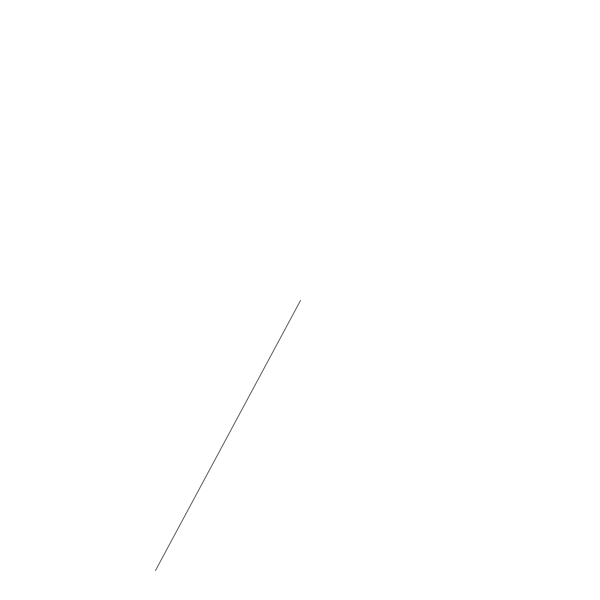
Frame 1 (no input)
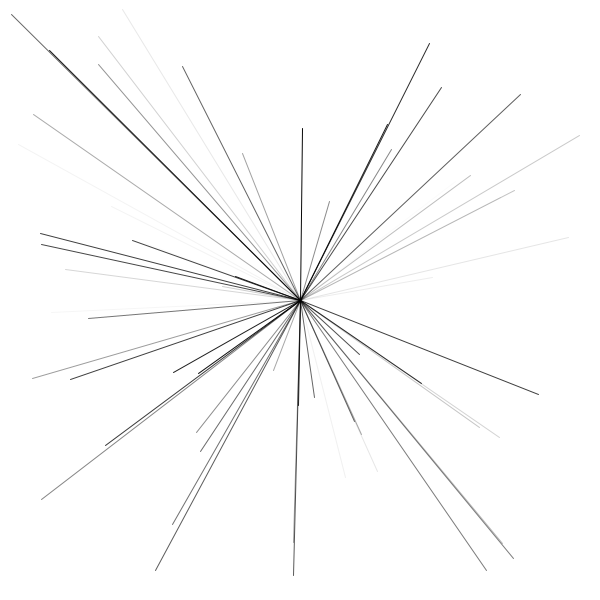
Frame 60 (the mouse pressed at the canvas centre just before this capture)
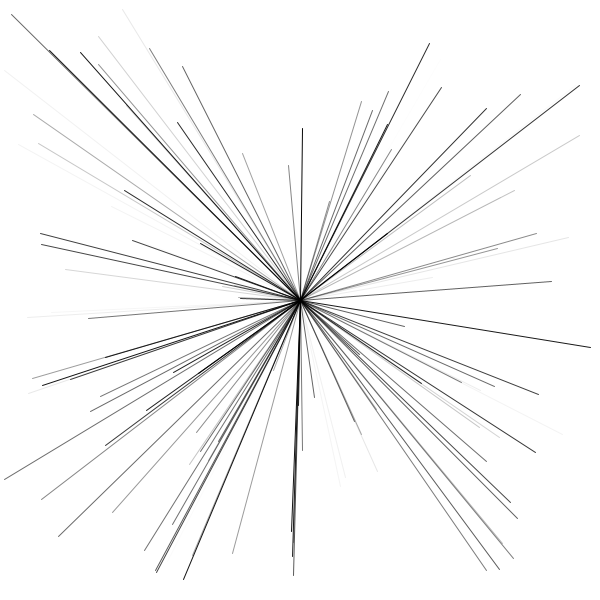
Frame 120 (the mouse held since frame 60 and released just before this capture)

The Processing sketch that drew these frames (run headless with seeded random() and noise(); from frame 60 on, the mouse is pressed at the canvas centre):

// Processing sketch: z_desafio_tunel
// ── z_desafio_tunel.pde
void setup()
{
  size(600, 600);
  background(255);
}

void draw()
{
  stroke(0, random(255));
  line(width/2, height/2, random(width), random(height));
}
